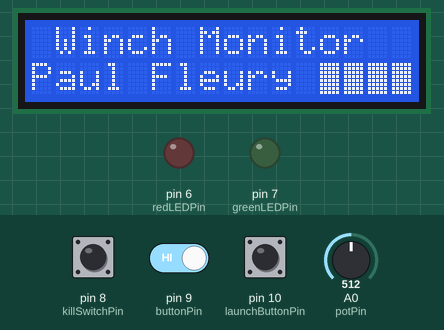
Simulated run of this sketch. Board: Arduino Uno, built with avr-gcc and run on an emulated ATmega328P. On the bench: 16×2 character LCD, output pins drawn as LEDs (lit = HIGH). Dashed ring = blinking. The inputs (shaded band) are chosen by the test bench; at power-on: pin 8 (killSwitchPin) HIGH, pin 9 (buttonPin) HIGH, pin 10 (launchButtonPin) HIGH, A0 (potPin) = 512. What the sketch prints to the serial monitor is not drawn.

Above: at 4.2 s.
4.3 s: pin 8 (killSwitchPin) pulled LOW for 0.15 s
At 4.52 s:
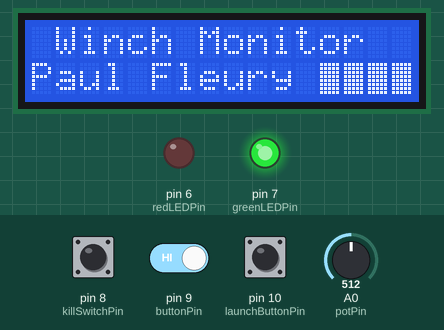
6.0 s: pin 8 (killSwitchPin) pulled LOW for 1 s
At 8.2 s:
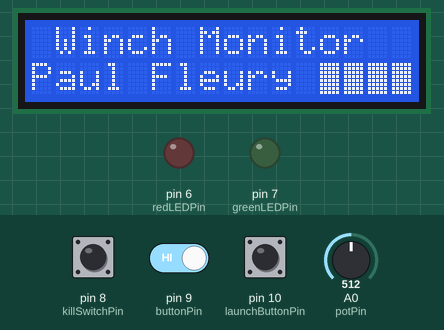
8.6 s: pin 8 (killSwitchPin) pulsed LOW 2 times (0.12 s each, 0.3 s apart)
At 8.83 s:
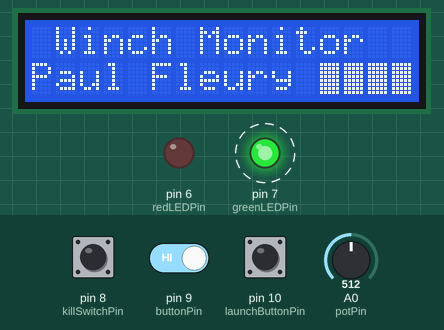
12.0 s: pin 8 (killSwitchPin) driven LOW and pin 9 (buttonPin) driven LOW
At 13.4 s:
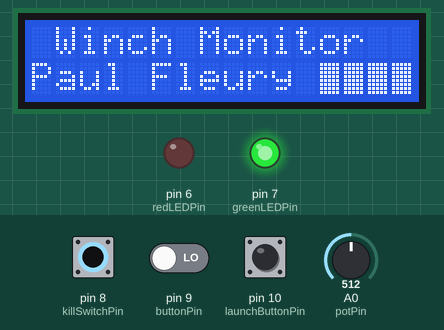
15.9 s: pin 8 (killSwitchPin) driven HIGH
At 17.5 s:
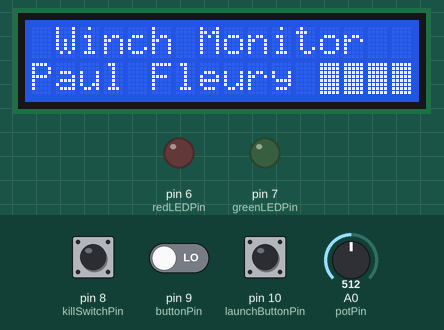
Timing chart, 0 to 19.0 s (numbered marks = the images above; inputs shaded):
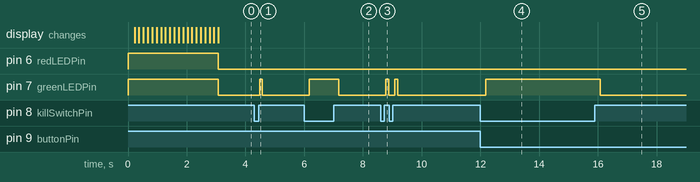

The sketch:

winch.ino
```cpp
#include <VescUart.h>
#include <LiquidCrystal.h>

#define BUTTONDEBOUNCE 40

const float wheelDiameter = 0.085;
const int magnets = 42; //14 magnets * 3

int cellNumber = 4;

const short redLEDPin = 6;
const short greenLEDPin = 7;
const short killSwitchPin = 8;
const short buttonPin = 9;
const short potPin = A0;
const int launchButtonPin = 10;

int pageNumber = 0;
int pageMax = 3;
int launchCount = 0;

bool launchArmed = false;
float lastDistance = 0.0;
float totalDistance = 0.0;

bool warningSignal = false;
bool killSwitchState = false;


bool lastButtonState = false;
bool debouncedButtonState = false;

bool lastLaunchButtonState = false;
bool debouncedLaunchButtonState = false;

unsigned long lastButtonRead;
unsigned long lastLaunchButtonRead;
float potValue = 0;

float maxMotorCurrent = 0;
float maxBatteryCurrent = 0;


LiquidCrystal lcd(12, 11, 5, 4, 3, 2);

VescUart UART;

/* Values:
    avgMotorCurrent
    avgInputCurrent
    dutyCycleNow
    rpm
    inpVoltage
    ampHours
    ampHoursCharged
    tachometer
    tachometerAbs
*/

byte gamma[] = {
  B10001,
  B10001,
  B01010,
  B00100,
  B01010,
  B10001,
  B10001,
  B01110
};
byte oneC[8] = {
  B10000,
  B10000,
  B10000,
  B10000,
  B10000,
  B10000,
  B10000,
  B10000
};
byte twoC[8] = {
  B11000,
  B11000,
  B11000,
  B11000,
  B11000,
  B11000,
  B11000,
  B11000
};
byte threeC[8] = {
  B11100,
  B11100,
  B11100,
  B11100,
  B11100,
  B11100,
  B11100,
  B11100
};
byte fourC[8] = {
  B11110,
  B11110,
  B11110,
  B11110,
  B11110,
  B11110,
  B11110,
  B11110
};
byte fiveC[] = {
  B11111,
  B11111,
  B11111,
  B11111,
  B11111,
  B11111,
  B11111,
  B11111
};


void setup() {
  Serial.begin(9600);

  pinMode(redLEDPin, OUTPUT);
  pinMode(greenLEDPin, OUTPUT);
  pinMode(killSwitchPin, INPUT_PULLUP);
  pinMode(buttonPin, INPUT_PULLUP);
  pinMode(launchButtonPin, INPUT_PULLUP);

  digitalWrite(greenLEDPin, 1);
  digitalWrite(redLEDPin, 1);


  lcd.begin(16, 2);
  lcd.createChar(0, gamma);
  lcd.createChar(1, oneC);
  lcd.createChar(2, twoC);
  lcd.createChar(3, threeC);
  lcd.createChar(4, fourC);
  lcd.createChar(5, fiveC);
  lcd.setCursor(0, 0);
  lcd.print(" Winch Monitor  ");
  lcd.setCursor(0, 1);
  lcd.print("Paul Fleury ");
  for (int i = 1; i <= 4; i++) {
    for (int j = 1; j <= 5; j++) {
      delay(3000 / 20);
      lcd.setCursor(11 + i, 1);
      lcd.write(byte(j));
    }
  }

  digitalWrite(greenLEDPin, 0);
  digitalWrite(redLEDPin, 0);


  UART.setSerialPort(&Serial);

  lastButtonRead = millis();
  lastLaunchButtonRead = millis();
}

void loop() {
  killSwitchState = !digitalRead(killSwitchPin);
  checkButton();

  if (UART.getVescValues()) {
    if (UART.data.inpVoltage > 18) {
      cellNumber = 6;
    }
    if (UART.data.avgMotorCurrent > maxMotorCurrent) {
      maxMotorCurrent = UART.data.avgMotorCurrent;
    }
    if (UART.data.avgInputCurrent > maxBatteryCurrent) {
      maxBatteryCurrent = UART.data.avgInputCurrent;
    }

    totalDistance = UART.data.tachometer * PI * wheelDiameter / magnets;

    if (launchArmed && (totalDistance - lastDistance) > 25) {
      launchCount ++;
      launchArmed = false;
    }

    warningSignal = (UART.data.inpVoltage / cellNumber < 3.65);

    displayData();

  }
  readPot();


  if (!killSwitchState) {
    digitalWrite(greenLEDPin, 0);
    UART.setCurrent(0);
  } else {
    digitalWrite(greenLEDPin, 1);
    UART.setDuty(potValue);
  }
  digitalWrite(redLEDPin, warningSignal);
}

void displayData() {
  switch (pageNumber) {
    case 0:
      lcd.setCursor(0, 0);
      lcd.print("IN: ");
      lcd.print(UART.data.inpVoltage / cellNumber);
      lcd.print("V (");
      lcd.print(cellNumber);
      lcd.print("S)       ");
      lcd.setCursor(0, 1);
      lcd.print("Launches: ");
      lcd.print(launchCount);
      lcd.print("       ");
      break;
    case 1:
      lcd.setCursor(0, 0);
      lcd.print("Length: ");
      lcd.print(totalDistance - lastDistance);
      lcd.print("m       ");
      lcd.setCursor(0, 1);
      lcd.print("Input: ");
      lcd.print(int(potValue * 100));
      lcd.print("%      ");
      break;
    case 2:
      lcd.setCursor(0, 0);
      lcd.print("Current M: ");
      lcd.print(UART.data.avgMotorCurrent);
      lcd.print("A     ");
      lcd.setCursor(0, 1);
      lcd.print("Current B: ");
      lcd.print(UART.data.avgInputCurrent);
      lcd.print("A      ");
      break;
    case 3:
      lcd.setCursor(0, 0);
      lcd.print("Motor max: ");
      lcd.print(maxMotorCurrent);
      lcd.print("A     ");
      lcd.setCursor(0, 1);
      lcd.print("Batt max:  ");
      lcd.print(maxBatteryCurrent);
      lcd.print("A      ");
      break;

    default:
      break;
  }
}

void checkButton() {
  int reading = digitalRead(buttonPin);
  if (reading != lastButtonState) {
    lastButtonRead = millis();
  }
  if ((millis() - lastButtonRead) > BUTTONDEBOUNCE) {
    if (reading != debouncedButtonState) {
      debouncedButtonState = reading;
      if (debouncedButtonState == LOW) {
        buttonPressed();
      }
    }
  }
  lastButtonState = reading;

  int launchReading = digitalRead(launchButtonPin);
  if (launchReading != lastLaunchButtonState) {
    lastLaunchButtonRead = millis();
  }
  if ((millis() - lastLaunchButtonRead) > BUTTONDEBOUNCE) {
    if (launchReading != debouncedLaunchButtonState) {
      debouncedLaunchButtonState = launchReading;
      if (debouncedLaunchButtonState == LOW) {
        launchButtonPressed();
      }
    }
  }
  lastLaunchButtonState = launchReading;
}

void buttonPressed() {
  pageNumber ++;
  if (pageNumber > pageMax) {
    pageNumber = 0;
  }
}

void launchButtonPressed() {
  lastDistance = totalDistance;
  launchArmed = true;
  maxMotorCurrent = 0;
  maxBatteryCurrent = 0;
}

void readPot() {
  potValue = float(analogRead(potPin)) / float(1023);
}
```

Measured:
- after the input at 4.3 s, pin 7 (greenLEDPin): LOW → HIGH after 0.18 s, → LOW 0.10 s later
- after the input at 6.0 s, pin 7 (greenLEDPin): LOW → HIGH after 0.18 s, → LOW 1.0 s later
- after the input at 8.6 s, pin 7 (greenLEDPin): alternates HIGH for 0.10 s and LOW for 0.20 s, 4 changes in all, then stays LOW, starting after 0.18 s
- after the input at 12.0 s, pin 7 (greenLEDPin): LOW → HIGH after 0.18 s
- after the input at 15.9 s, pin 7 (greenLEDPin): HIGH → LOW after 0.18 s
